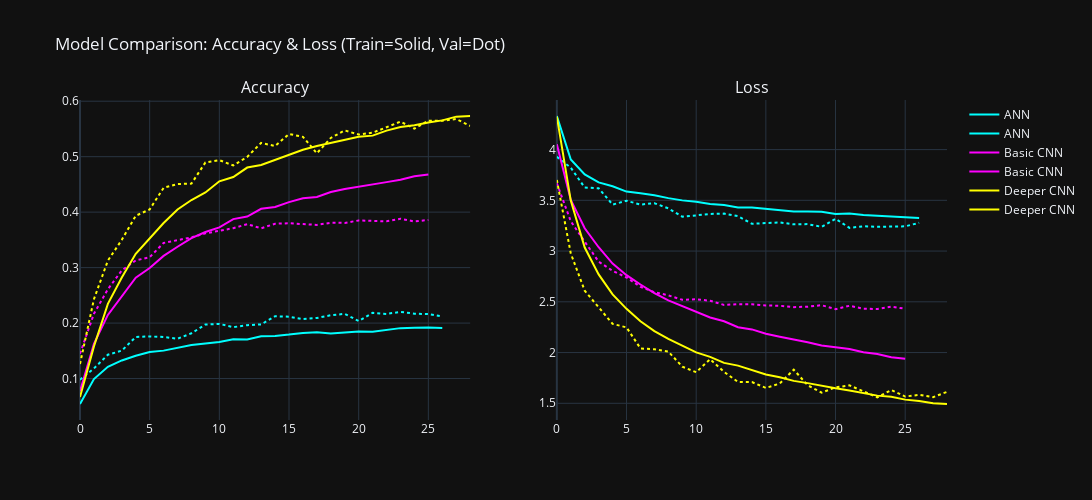

The code cell stored with this chart in its notebook:
### Markdown cell above
### 4.3 Model Comparison

### Code cell
import plotly.graph_objects as go
from plotly.subplots import make_subplots

models = {
    "ANN": ("cyan", ann_history),
    "Basic CNN": ("magenta", basic_cnn_history),
    "Deeper CNN": ("yellow", deeper_cnn_history)
}

performance_data = {
    'Model': ['ANN', 'Basic CNN', 'Deeper CNN'],
    'Test Loss': [loss_ann, loss_basic_cnn, loss_deeper_cnn],
    'Test Accuracy': [accuracy_ann, accuracy_basic_cnn, accuracy_deeper_cnn]
}

performance_df = pd.DataFrame(performance_data)

fig = make_subplots(rows=1, cols=2, subplot_titles=('Accuracy', 'Loss'))

for name, (color, history) in models.items():
    # Accuracy
    fig.add_trace(go.Scatter(y=history.history['accuracy'], mode='lines',
                             name=name, line=dict(color=color, dash='solid')), row=1, col=1)
    fig.add_trace(go.Scatter(y=history.history['val_accuracy'], mode='lines',
                             name=name, line=dict(color=color, dash='dot'), showlegend=False), row=1, col=1)

    # Loss
    fig.add_trace(go.Scatter(y=history.history['loss'], mode='lines',
                             name=name, line=dict(color=color, dash='solid')), row=1, col=2)
    fig.add_trace(go.Scatter(y=history.history['val_loss'], mode='lines',
                             name=name, line=dict(color=color, dash='dot'), showlegend=False), row=1, col=2)

fig.update_layout(
    title_text="Model Comparison: Accuracy & Loss (Train=Solid, Val=Dot)",
    height=500,
    width=1200,
    template="plotly_dark"
)

fig.show()

### Figure 1 — Plotly figure (JSON) as saved in the notebook; plotly's stock layout.template omitted (floating-point values rounded to 4 significant figures)
{"data": [{"line": {"color": "cyan", "dash": "solid"}, "mode": "lines", "name": "ANN", "type": "scatter", "xaxis": "x", "y": [0.0541, 0.09902, 0.1212, 0.1327, 0.1412, 0.1477, 0.1503, 0.156, 0.1603, 0.1633, 0.166, 0.1709, 0.1703, 0.1763, 0.1768, 0.1792, 0.1822, 0.1836, 0.1811, 0.183, 0.1848, 0.1843, 0.1872, 0.1909, 0.1914, 0.1922, 0.1911], "yaxis": "y"}, {"line": {"color": "cyan", "dash": "dot"}, "mode": "lines", "name": "ANN", "showlegend": false, "type": "scatter", "xaxis": "x", "y": [0.0979, 0.1182, 0.1429, 0.1504, 0.1749, 0.1759, 0.1749, 0.1717, 0.1817, 0.1974, 0.1985, 0.1926, 0.1962, 0.1975, 0.2123, 0.2115, 0.2072, 0.2092, 0.2141, 0.2166, 0.2037, 0.2185, 0.2165, 0.2202, 0.2169, 0.2162, 0.2118], "yaxis": "y"}, {"line": {"color": "cyan", "dash": "solid"}, "mode": "lines", "name": "ANN", "type": "scatter", "xaxis": "x2", "y": [4.331, 3.902, 3.756, 3.676, 3.638, 3.586, 3.569, 3.55, 3.521, 3.5, 3.486, 3.464, 3.455, 3.429, 3.429, 3.416, 3.397, 3.389, 3.389, 3.387, 3.364, 3.369, 3.356, 3.351, 3.345, 3.334, 3.326], "yaxis": "y2"}, {"line": {"color": "cyan", "dash": "dot"}, "mode": "lines", "name": "ANN", "showlegend": false, "type": "scatter", "xaxis": "x2", "y": [3.929, 3.821, 3.626, 3.619, 3.458, 3.496, 3.458, 3.472, 3.421, 3.339, 3.352, 3.366, 3.369, 3.344, 3.269, 3.279, 3.282, 3.263, 3.265, 3.239, 3.318, 3.228, 3.245, 3.239, 3.242, 3.244, 3.278], "yaxis": "y2"}, {"line": {"color": "magenta", "dash": "solid"}, "mode": "lines", "name": "Basic CNN", "type": "scatter", "xaxis": "x", "y": [0.07698, 0.1624, 0.2147, 0.2491, 0.2817, 0.2993, 0.3211, 0.3376, 0.353, 0.3641, 0.3726, 0.3874, 0.3921, 0.4061, 0.4093, 0.4181, 0.4249, 0.4275, 0.4362, 0.4417, 0.4456, 0.4492, 0.4541, 0.4585, 0.4647, 0.468], "yaxis": "y"}, {"line": {"color": "magenta", "dash": "dot"}, "mode": "lines", "name": "Basic CNN", "showlegend": false, "type": "scatter", "xaxis": "x", "y": [0.1447, 0.2168, 0.261, 0.2949, 0.313, 0.3187, 0.3445, 0.349, 0.3545, 0.3617, 0.3669, 0.3711, 0.3783, 0.3709, 0.3791, 0.38, 0.3785, 0.377, 0.3809, 0.3806, 0.385, 0.3842, 0.3834, 0.3881, 0.3832, 0.386], "yaxis": "y"}, {"line": {"color": "magenta", "dash": "solid"}, "mode": "lines", "name": "Basic CNN", "type": "scatter", "xaxis": "x2", "y": [4.052, 3.504, 3.225, 3.038, 2.877, 2.763, 2.67, 2.586, 2.514, 2.456, 2.401, 2.345, 2.309, 2.25, 2.228, 2.186, 2.156, 2.131, 2.102, 2.07, 2.049, 2.035, 2.004, 1.986, 1.953, 1.94], "yaxis": "y2"}, {"line": {"color": "magenta", "dash": "dot"}, "mode": "lines", "name": "Basic CNN", "showlegend": false, "type": "scatter", "xaxis": "x2", "y": [3.668, 3.293, 3.093, 2.896, 2.805, 2.74, 2.648, 2.595, 2.564, 2.52, 2.525, 2.51, 2.469, 2.477, 2.475, 2.463, 2.461, 2.447, 2.452, 2.467, 2.428, 2.461, 2.432, 2.429, 2.452, 2.432], "yaxis": "y2"}, {"line": {"color": "yellow", "dash": "solid"}, "mode": "lines", "name": "Deeper CNN", "type": "scatter", "xaxis": "x", "y": [0.06678, 0.1579, 0.2347, 0.282, 0.325, 0.3527, 0.3803, 0.4048, 0.4218, 0.4354, 0.4556, 0.4633, 0.4804, 0.4849, 0.4943, 0.5038, 0.5124, 0.5192, 0.5248, 0.5293, 0.5361, 0.5379, 0.5469, 0.5536, 0.5568, 0.5616, 0.5655, 0.5722, 0.5733], "yaxis": "y"}, {"line": {"color": "yellow", "dash": "dot"}, "mode": "lines", "name": "Deeper CNN", "showlegend": false, "type": "scatter", "xaxis": "x", "y": [0.1262, 0.2431, 0.3126, 0.3501, 0.3934, 0.4049, 0.4439, 0.4506, 0.4514, 0.4897, 0.4938, 0.4841, 0.4996, 0.5248, 0.5192, 0.5409, 0.5358, 0.5061, 0.5338, 0.5474, 0.5399, 0.5433, 0.553, 0.5632, 0.5504, 0.565, 0.5648, 0.5679, 0.5554], "yaxis": "y"}, {"line": {"color": "yellow", "dash": "solid"}, "mode": "lines", "name": "Deeper CNN", "type": "scatter", "xaxis": "x2", "y": [4.325, 3.497, 3.035, 2.77, 2.573, 2.431, 2.309, 2.212, 2.134, 2.067, 2.001, 1.957, 1.898, 1.871, 1.824, 1.783, 1.757, 1.721, 1.699, 1.672, 1.647, 1.626, 1.6, 1.576, 1.564, 1.536, 1.522, 1.502, 1.493], "yaxis": "y2"}, {"line": {"color": "yellow", "dash": "dot"}, "mode": "lines", "name": "Deeper CNN", "showlegend": false, "type": "scatter", "xaxis": "x2", "y": [3.7, 2.977, 2.609, 2.447, 2.283, 2.248, 2.041, 2.031, 2.01, 1.861, 1.806, 1.935, 1.81, 1.71, 1.709, 1.651, 1.695, 1.832, 1.678, 1.605, 1.657, 1.677, 1.616, 1.559, 1.631, 1.566, 1.583, 1.56, 1.613], "yaxis": "y2"}], "layout": {"annotations": [{"font": {"size": 16}, "showarrow": false, "text": "Accuracy", "x": 0.225, "xanchor": "center", "xref": "paper", "y": 1, "yanchor": "bottom", "yref": "paper"}, {"font": {"size": 16}, "showarrow": false, "text": "Loss", "x": 0.775, "xanchor": "center", "xref": "paper", "y": 1, "yanchor": "bottom", "yref": "paper"}], "height": 500, "title": {"text": "Model Comparison: Accuracy & Loss (Train=Solid, Val=Dot)"}, "width": 1200, "xaxis": {"anchor": "y", "domain": [0, 0.45]}, "xaxis2": {"anchor": "y2", "domain": [0.55, 1]}, "yaxis": {"anchor": "x", "domain": [0, 1]}, "yaxis2": {"anchor": "x2", "domain": [0, 1]}}}
